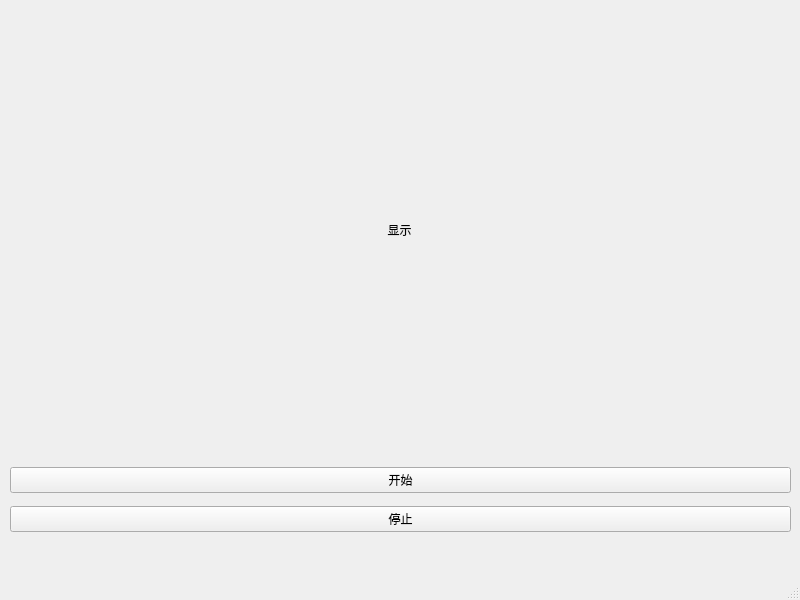
<?xml version="1.0" encoding="UTF-8"?>
<ui version="4.0">
 <class>MainWindow</class>
 <widget class="QMainWindow" name="MainWindow">
  <property name="geometry">
   <rect>
    <x>0</x>
    <y>0</y>
    <width>800</width>
    <height>600</height>
   </rect>
  </property>
  <property name="windowTitle">
   <string>MainWindow</string>
  </property>
  <widget class="QWidget" name="centralwidget">
   <widget class="QWidget" name="horizontalLayoutWidget">
    <property name="geometry">
     <rect>
      <x>9</x>
      <y>-1</y>
      <width>781</width>
      <height>461</height>
     </rect>
    </property>
    <layout class="QHBoxLayout" name="horizontalLayout">
     <item>
      <widget class="QLabel" name="label">
       <property name="text">
        <string>显示</string>
       </property>
       <property name="alignment">
        <set>Qt::AlignCenter</set>
       </property>
      </widget>
     </item>
    </layout>
   </widget>
   <widget class="QWidget" name="verticalLayoutWidget">
    <property name="geometry">
     <rect>
      <x>10</x>
      <y>460</y>
      <width>781</width>
      <height>80</height>
     </rect>
    </property>
    <layout class="QVBoxLayout" name="verticalLayout">
     <item>
      <widget class="QPushButton" name="pushButton">
       <property name="text">
        <string>开始</string>
       </property>
      </widget>
     </item>
     <item>
      <widget class="QPushButton" name="pushButton_2">
       <property name="text">
        <string>停止</string>
       </property>
      </widget>
     </item>
    </layout>
   </widget>
  </widget>
  <widget class="QMenuBar" name="menubar">
   <property name="geometry">
    <rect>
     <x>0</x>
     <y>0</y>
     <width>800</width>
     <height>26</height>
    </rect>
   </property>
  </widget>
  <widget class="QStatusBar" name="statusbar"/>
 </widget>
 <resources/>
 <connections/>
</ui>
